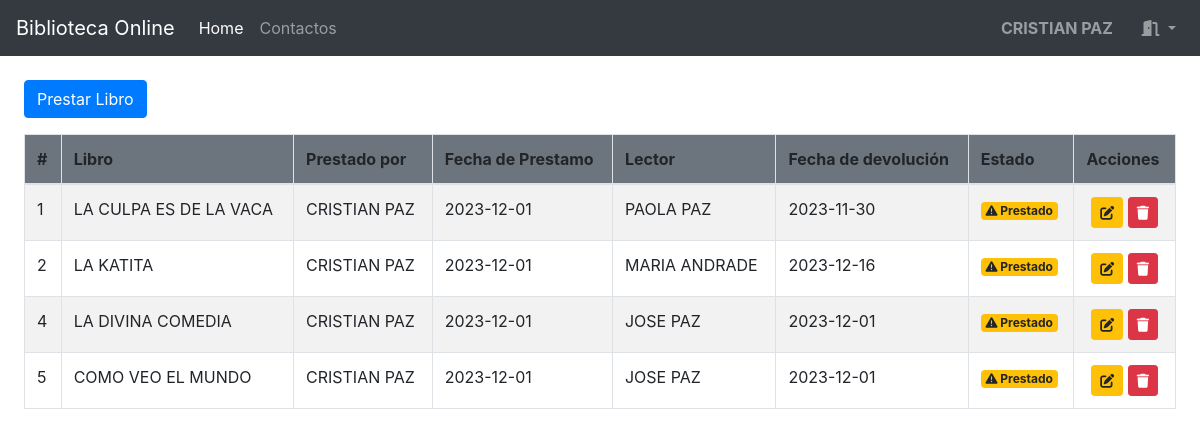
The app's page /app/modules/biblioteca/components/view_prestar_libro.php (signed in) with its own data.
### tables this page shows
CREATE TABLE `transactions`  (
  `id` int(11) NOT NULL AUTO_INCREMENT,
  `user_id` int(11) NOT NULL,
  `book_id` int(11) NOT NULL,
  `date_of_issue` date NULL DEFAULT NULL,
  `date_of_return` date NULL DEFAULT NULL,
  `lector_id` int(11) NULL DEFAULT NULL,
  PRIMARY KEY (`id`) USING BTREE,
  INDEX `user_id`(`user_id`) USING BTREE,
  INDEX `book_id`(`book_id`) USING BTREE,
  CONSTRAINT `transactions_ibfk_1` FOREIGN KEY (`user_id`) REFERENCES `users` (`id`) ON DELETE RESTRICT ON UPDATE RESTRICT,
  CONSTRAINT `transactions_ibfk_2` FOREIGN KEY (`book_id`) REFERENCES `books` (`id`) ON DELETE RESTRICT ON UPDATE RESTRICT
);

CREATE TABLE `books`  (
  `id` int(11) NOT NULL AUTO_INCREMENT,
  `title` varchar(50) NOT NULL,
  `author` varchar(50) NOT NULL,
  `year` int(11) NULL DEFAULT NULL,
  `genre` varchar(50) NULL DEFAULT NULL,
  `quantity` int(11) NOT NULL,
  `state` tinyint(4) NULL DEFAULT NULL,
  `img` varchar(255) NULL DEFAULT 'book.jpg',
  PRIMARY KEY (`id`) USING BTREE
);

### app/modules/biblioteca/Models/get_transactions.php (called while the page is built)
<?php
require_once '../../../../config/conn.php';
try {
    $query = "SELECT tb1.*, tb1.date_of_issue AS prestado,
                        tb1.date_of_return AS devuelto, tb2.username AS nombre,CONCAT(tb2.nombres,' ',tb2.apellidos) AS nombre_user_prestador,
                        tb3.title AS titulo, tb3.state AS estado, CONCAT(tb4.nombres,' ',tb4.apellidos) AS nombre_lector
                    FROM transactions AS tb1
                    LEFT JOIN users AS tb2 ON tb1.user_id = tb2.id
                    LEFT JOIN books AS tb3 ON tb1.book_id = tb3.id
                    LEFT JOIN users AS tb4 ON tb4.id = tb1.lector_id";
    $consulta= $conn->query($query);
    $transacciones = [];
    if ($consulta->num_rows > 0) {
        while ($row = $consulta->fetch_assoc()) {
            $transacciones[] = $row;
        }
    }
} catch (PDOException $e) {
    echo json_encode(array('success' => false, 'error' => 'Error al procesar con la base de datos: ' . $e->getMessage()));
}

### app/modules/biblioteca/components/view_prestar_libro.php (the view, shortened to what this page needs)
<!DOCTYPE html>
<head>
</head>
<?php
include '../../../dashboard.php';
include '../models/get_transactions.php';
include '../models/get_books_act.php';
include '../models/get_users.php';
?>
<section class="p-4 rounded-lg">
    <button class="btn btn-primary" data-toggle="modal" data-target="#modal_prestar">Prestar Libro</button>
    <table class="table table-bordered table-striped mt-3">
        <thead class="bg-secondary">
            <tr>
                <th>#</th>
                <th>Libro</th>
                <th>Prestado por</th>
                <th>Fecha de Prestamo</th>
                <th>Lector</th>
                <th>Fecha de devolución</th>
                <th>Estado</th>
                <th>Acciones</th>
            </tr>
        </thead>
        <tbody>
            <?php
            foreach ($transacciones as $transaccion) {
                ?>
                <tr>
                    <td><?= $transaccion['id'] ?></td>
                    <td><?= $transaccion['titulo'] ?></td>
                    <td><?= $transaccion['nombre_user_prestador'] ?></td>
                    <td><?= $transaccion['date_of_issue'] ?></td>
                    <td><?= $transaccion['nombre_lector'] ?></td>
                    <td><?= $transaccion['date_of_return'] ?></td>
                    <td><span class="badge bg-warning"><i class="fas fa-warning"></i> Prestado</span></td>
                    <td class="text-center">
                        <button class="btn btn-sm btn-warning" onclick="load_prestamo(<?= $transaccion['id'] ?>)"><i class="fas fa-edit"></i></button>
                        <button class="btn btn-sm btn-danger" onclick="delete_prestamo(<?= $transaccion['id'] ?>)"><i class="fas fa-trash"></i></button>
                    </td>
                </tr>
            <?php } ?>
        </tbody>
    </table>
</section>

### records on screen
transactions: id "1", book.title "LA CULPA ES DE LA VACA", nombre_user_prestador "CRISTIAN PAZ", date_of_issue "2023-12-01", nombre_lector "PAOLA PAZ", date_of_return "2023-11-30"
transactions: id "2", book.title "LA KATITA", nombre_user_prestador "CRISTIAN PAZ", date_of_issue "2023-12-01", nombre_lector "MARIA ANDRADE", date_of_return "2023-12-16"
transactions: id "4", book.title "LA DIVINA COMEDIA", nombre_user_prestador "CRISTIAN PAZ", date_of_issue "2023-12-01", nombre_lector "JOSE PAZ", date_of_return "2023-12-01"
transactions: id "5", book.title "COMO VEO EL MUNDO", nombre_user_prestador "CRISTIAN PAZ", date_of_issue "2023-12-01", nombre_lector "JOSE PAZ", date_of_return "2023-12-01"

### other values on screen
$_SESSION['user']['nombres'] "CRISTIAN"
$_SESSION['user']['apellidos'] "PAZ"
